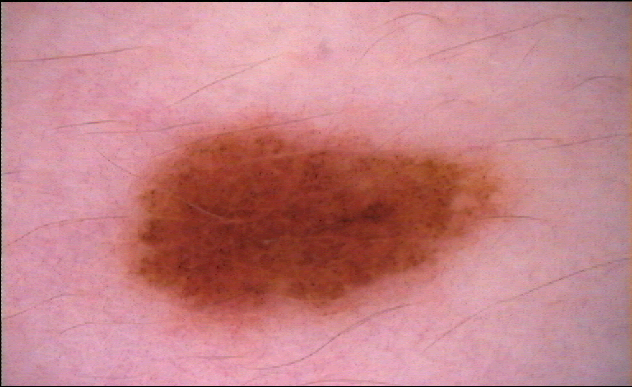
#> input picture data/samples/F995.BMP, 632 x 387 px
$ jupyter execute data_preprocess.ipynb
#> lines starting #> are read from the running program, lines starting #| are printed output that depends on the picture; after the words box and inside, x2 and y2 are one past the last pixel; in counts of white or black regions, pixels touching at a corner belong together
[cell 1]
import cv2
import numpy as np
from matplotlib import pyplot as plt

[cell 2]
img = cv2.imread("../data/samples/F995.BMP", cv2.IMREAD_COLOR)
#> img is the input picture: shape (387, 632, 3); mean B, G, R 135.7, 130.7, 195.9
img = img[5:img.shape[0] - 5, 5:img.shape[1] - 5]
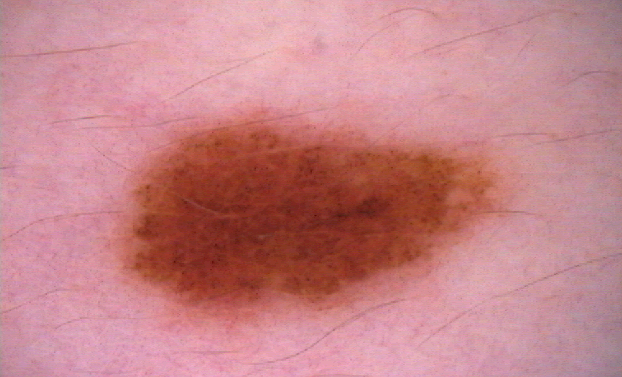
#> img: shape (377, 622, 3); mean B, G, R 136.4, 131.5, 197.8
img_gray = cv2.imread("../data/samples/F995.BMP", cv2.IMREAD_GRAYSCALE)
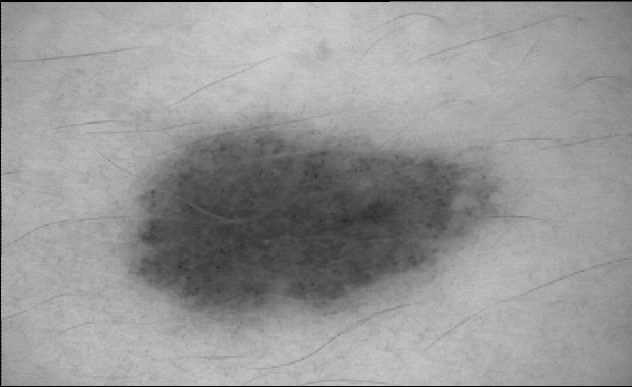
#> img_gray: shape (387, 632); min 0, max 209, mean 150.8

plt.axis('off')
plt.imshow(cv2.cvtColor(img, cv2.COLOR_BGR2RGB))

img.shape
#> Out = (377, 622, 3)

[cell 3]
ret, thresh1 = cv2.threshold(img_gray, 110, 255, cv2.THRESH_BINARY)
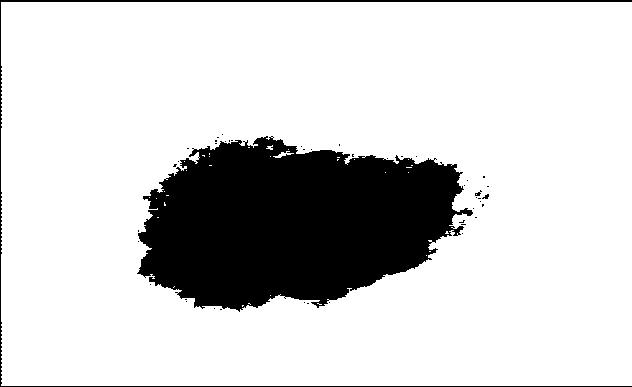
#> thresh1: shape (387, 632); 82.2% white; 45 black regions (41 under 20 px), largest, box (x1, y1, x2, y2) and area: (137, 136, 473, 312) 41109, (0, 0, 632, 387) 2376, (475, 190, 482, 196) 20, (482, 194, 489, 199) 20

img_inverted = cv2.bitwise_not(thresh1)

plt.imshow(cv2.cvtColor(img_inverted,cv2.COLOR_BGR2RGB))

[cell 4]
# Erode to erase little noises.
eroded = cv2.erode(img_inverted, (1,2), iterations = 1)
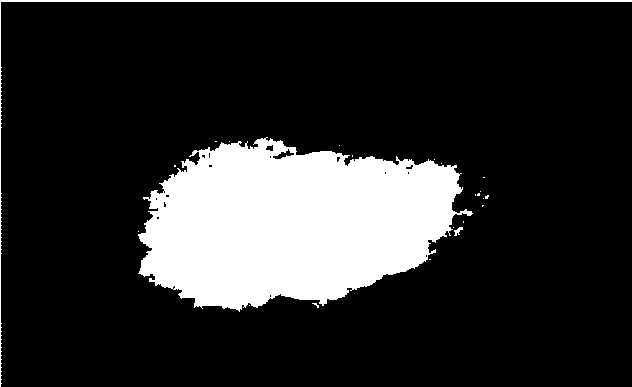
#> eroded: shape (387, 632); 17.2% white; 23 white regions (20 under 20 px), largest, box (x1, y1, x2, y2) and area: (138, 137, 473, 312) 40345, (0, 0, 632, 387) 1697, (454, 227, 463, 236) 41
# Use the dilation to get an area to get in a rectangle.
rect_kernel = cv2.getStructuringElement(cv2.MORPH_RECT, (45,45))
dilation = cv2.dilate(eroded, rect_kernel, iterations = 1)
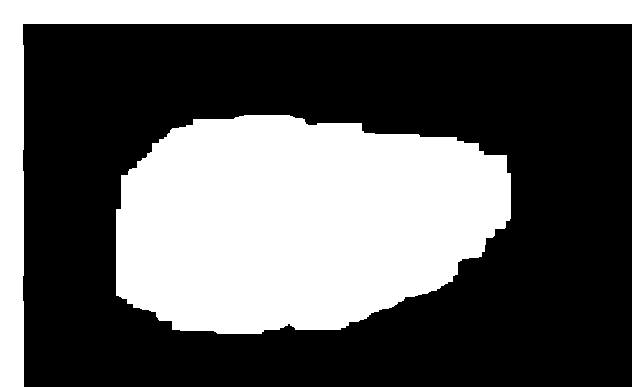
#> dilation: shape (387, 632); 38% white; 2 white regions
# Get the contours of the text.
contours, hierarchy = cv2.findContours(dilation, cv2.RETR_EXTERNAL,
                                                 cv2.CHAIN_APPROX_NONE)
#> contours = 2 contours; box (x1, y1, x2, y2) and area: (116, 115, 511, 334) 68520, (0, 0, 632, 387) 22795
# Copy the image.
img_rect = img

for cnt in contours:
    x, y, w, h = cv2.boundingRect(cnt)

    # Drawing a rectangle on copied image
    rect = cv2.rectangle(img_rect, (x, y), (x + w, y + h), (0, 255, 0), 2)
#> this loop made 2 passes
#> (x, y, w, h) on passes 1 to 2: (116, 115, 395, 219), (0, 0, 632, 387)
#> pass 2, `rect = cv2.rectangle(img_rect, (x, y), (x + w, y + h), (0, 255, 0), 2)`:
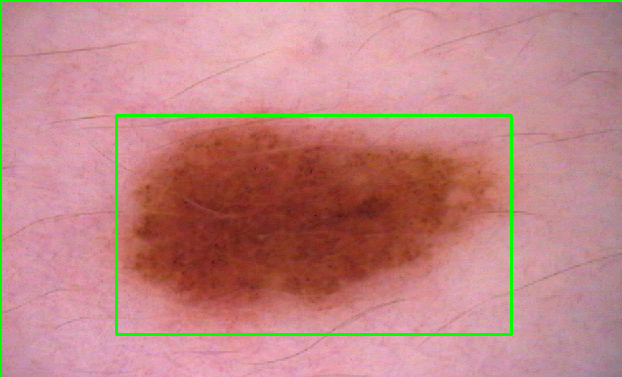
#> rect: shape (377, 622, 3); mean B, G, R 132.6, 134, 192.7

plt.axis('off')
plt.imshow(cv2.cvtColor(img_rect, cv2.COLOR_BGR2RGB))

[cell 5]
for cnt in contours:
    x, y, w, h = cv2.boundingRect(cnt)

    img_cropped = img_rect[y:y+h, x:x+w]
    break
#> this loop made 1 pass
#> pass 1, `img_cropped = img_rect[y:y+h, x:x+w]`:
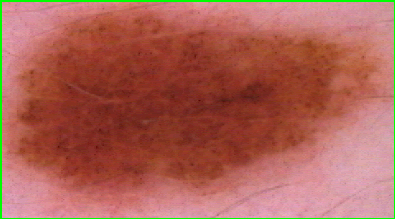
#> img_cropped: shape (219, 395, 3); mean B, G, R 85.6, 98.6, 171.9

plt.axis('off')
plt.imshow(cv2.cvtColor(img_cropped, cv2.COLOR_BGR2RGB))

$ run again, with data/samples/F1000.BMP copied over data/samples/F995.BMP
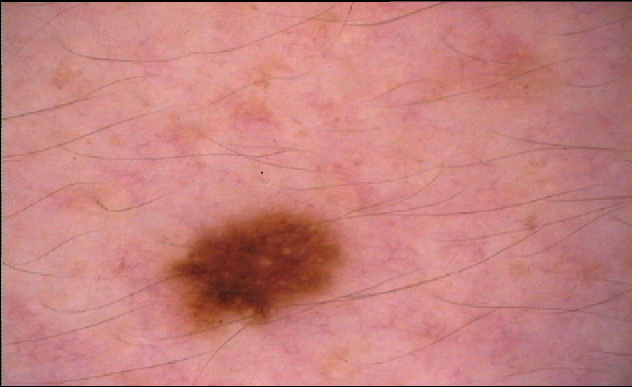
#> input picture data/samples/F1000.BMP, 632 x 387 px
#> img is the input picture: shape (387, 632, 3); mean B, G, R 125.7, 129.3, 197.4
#> img: shape (377, 622, 3)
#> thresh1: shape (387, 632); 93.3% white; 98 black regions (92 under 20 px), largest, box (x1, y1, x2, y2) and area: (166, 214, 341, 326) 12645, (0, 0, 632, 387) 3430, (609, 292, 624, 300) 43, (616, 352, 632, 358) 39, (621, 56, 632, 67) 38, (613, 196, 632, 199) 29
#> eroded: shape (387, 632); 6.2% white; 32 white regions (26 under 20 px), largest, box (x1, y1, x2, y2) and area: (166, 215, 340, 326) 12317, (0, 0, 632, 387) 2431, (617, 360, 632, 387) 190, (613, 293, 622, 300) 25, (625, 57, 632, 67) 22, (618, 353, 632, 358) 21
#> dilation: shape (387, 632); 28.6% white; 6 white regions
#> contours = 6 contours; box (x1, y1, x2, y2) and area: (144, 151, 362, 348) 29041, (0, 0, 632, 387) 26537, (549, 269, 632, 334) 4166, (542, 127, 629, 172) 3784, (580, 175, 632, 232) 2533, (595, 331, 632, 387) 1929
#> the loop `for cnt in contours:` made 6 passes
#> (x, y, w, h) on passes 1 to 6: (595, 331, 37, 56), (549, 269, 83, 65), (580, 175, 52, 57), (144, 151, 218, 197), (542, 127, 87, 45), (0, 0, 632, 387)
#> after the loop `for cnt in contours:`:
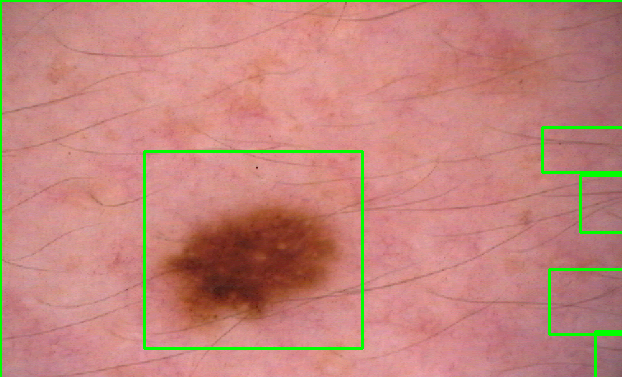
#> img_rect: shape (377, 622, 3); mean B, G, R 123.5, 134, 194.6
#> the loop `for cnt in contours:` made 1 pass
#> pass 1, `img_cropped = img_rect[y:y+h, x:x+w]`:
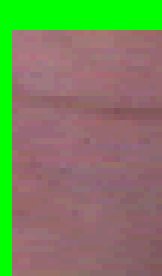
#> img_cropped: shape (46, 27, 3) (shown 6 times larger); mean B, G, R 93.1, 131.7, 124

$ run again, with data/samples/F996.BMP copied over data/samples/F995.BMP
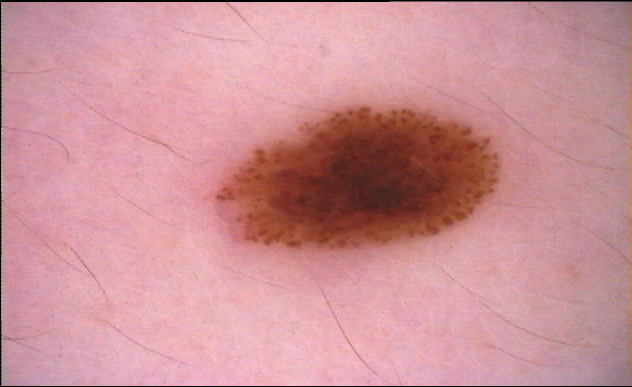
#> input picture data/samples/F996.BMP, 632 x 387 px
#> img is the input picture: shape (387, 632, 3); mean B, G, R 151.3, 145.4, 204.2
#> img: shape (377, 622, 3)
#> `ret, thresh1 = cv2.threshold(img_gray, 110, 255, cv2.THRESH_BINARY)`:
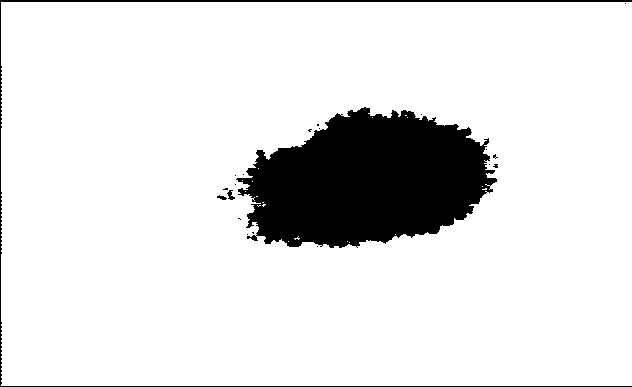
#> thresh1: shape (387, 632); 88.6% white; 21 black regions (17 under 20 px), largest, box (x1, y1, x2, y2) and area: (236, 107, 497, 248) 25480, (0, 0, 632, 387) 2376, (227, 190, 235, 200) 42, (217, 195, 227, 200) 28
#> eroded: shape (387, 632); 10.9% white; 14 white regions (10 under 20 px), largest, box (x1, y1, x2, y2) and area: (237, 108, 497, 248) 24980, (0, 0, 632, 387) 1697, (228, 191, 235, 200) 30, (251, 236, 257, 241) 20
#> dilation: shape (387, 632); 29.1% white; 2 white regions
#> contours = 2 contours; box (x1, y1, x2, y2) and area: (195, 86, 520, 270) 46979, (0, 0, 632, 387) 22795
#> the loop `for cnt in contours:` made 2 passes
#> (x, y, w, h) on passes 1 to 2: (195, 86, 325, 184), (0, 0, 632, 387)
#> the loop `for cnt in contours:` made 1 pass
#> pass 1, `img_cropped = img_rect[y:y+h, x:x+w]`:
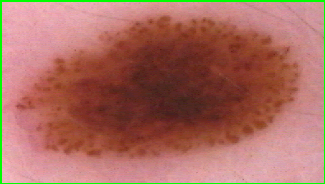
#> img_cropped: shape (184, 325, 3); mean B, G, R 96.3, 108.5, 169

$ run again, with data/samples/F997.BMP copied over data/samples/F995.BMP
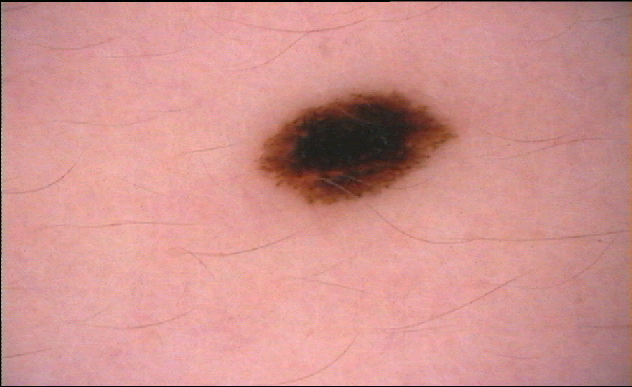
#> input picture data/samples/F997.BMP, 632 x 387 px
#> img is the input picture: shape (387, 632, 3); mean B, G, R 142.5, 146.4, 207.4
#> img: shape (377, 622, 3)
#> thresh1: shape (387, 632); 93.3% white; 6 black regions (4 under 20 px), largest, box (x1, y1, x2, y2) and area: (261, 92, 454, 204) 14025, (0, 0, 632, 387) 2391
#> eroded: shape (387, 632); 6.3% white; 4 white regions (2 under 20 px), largest, box (x1, y1, x2, y2) and area: (261, 93, 454, 204) 13796, (0, 0, 632, 387) 1704
#> dilation: shape (387, 632); 21.9% white; 2 white regions
#> contours = 2 contours; box (x1, y1, x2, y2) and area: (239, 71, 476, 226) 29012, (0, 0, 632, 387) 23130
#> the loop `for cnt in contours:` made 2 passes
#> (x, y, w, h) on passes 1 to 2: (239, 71, 237, 155), (0, 0, 632, 387)
#> the loop `for cnt in contours:` made 1 pass
#> pass 1, `img_cropped = img_rect[y:y+h, x:x+w]`:
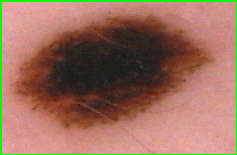
#> img_cropped: shape (155, 237, 3); mean B, G, R 92, 109.9, 154
